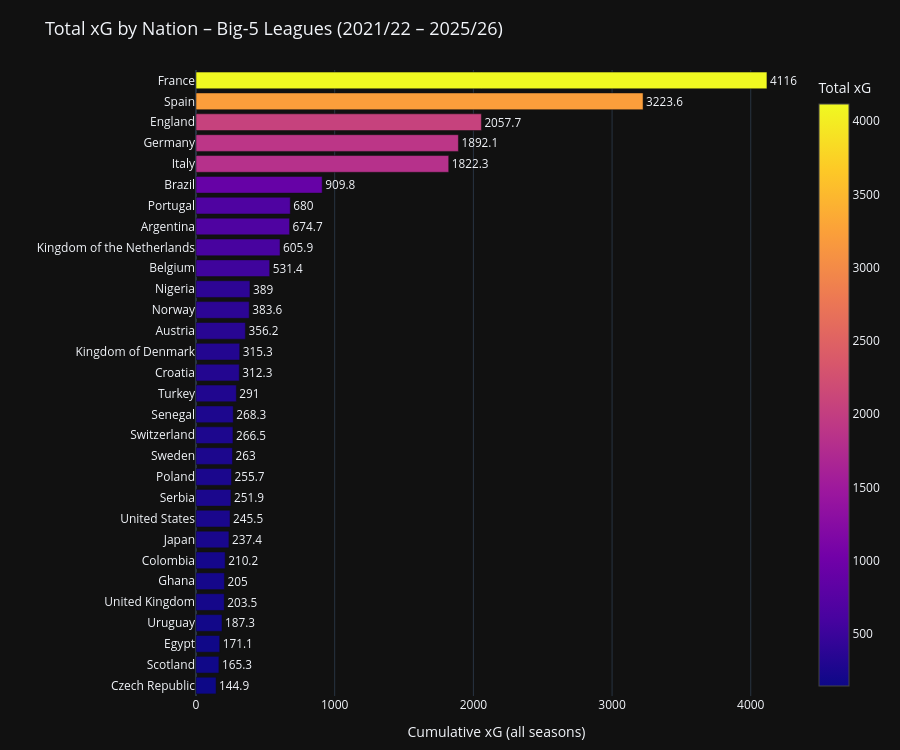

The notebook cell this image was saved under:
### Markdown cell above
## Chart 1 – Total xG per Nation (Top 30)
Bar chart showing cumulative xG generated by all players from each nation across all Big-5 league seasons.

### Code cell
top30_nations = nation_df.head(30).sort_values("nation_total_xg")

fig1 = go.Figure(
    go.Bar(
        x=top30_nations["nation_total_xg"],
        y=top30_nations["nation"],
        orientation="h",
        marker=dict(
            color=top30_nations["nation_total_xg"],
            colorscale="Plasma",
            showscale=True,
            colorbar=dict(title="Total xG"),
        ),
        text=top30_nations["nation_total_xg"].round(1),
        textposition="outside",
        customdata=top30_nations[["num_players", "top_player_xg"]].values,
        hovertemplate=(
            "<b>%{y}</b><br>"
            "Total xG: %{x:.1f}<br>"
            "Players in dataset: %{customdata[0]}<br>"
            "Best single player xG: %{customdata[1]:.1f}<extra></extra>"
        ),
    )
)

fig1.update_layout(
    title=dict(text="Total xG by Nation – Big-5 Leagues (2021/22 – 2025/26)", font_size=18),
    xaxis_title="Cumulative xG (all seasons)",
    yaxis_title="",
    height=750,
    template="plotly_dark",
    margin=dict(l=180, r=60, t=70, b=50),
)

fig1.show()

### Figure 1 — Plotly figure (JSON) as saved in the notebook; plotly's stock layout.template omitted (floating-point values rounded to 4 significant figures)
{"data": [{"customdata": [[17.0, 56.31], [26.0, 29.97], [4.0, 104.4], [27.0, 40.47], [25.0, 36.39], [32.0, 32.46], [25.0, 45.45], [27.0, 27.44], [39.0, 52.34], [38.0, 66.87], [36.0, 124.4], [37.0, 67.35], [52.0, 38.34], [26.0, 47.46], [28.0, 56.53], [42.0, 66.15], [52.0, 36.38], [46.0, 37.59], [30.0, 128.2], [30.0, 56.31], [83.0, 57.57], [78.0, 43.72], [79.0, 93.85], [84.0, 49.09], [122.0, 54.56], [265.0, 53.67], [271.0, 49.46], [210.0, 126.2], [453.0, 64.21], [521.0, 125.9]], "hovertemplate": "<b>%{y}</b><br>Total xG: %{x:.1f}<br>Players in dataset: %{customdata[0]}<br>Best single player xG: %{customdata[1]:.1f}<extra></extra>", "marker": {"color": [144.9, 165.3, 171.1, 187.3, 203.5, 205.0, 210.2, 237.4, 245.5, 251.9, 255.7, 263.0, 266.5, 268.3, 291.0, 312.3, 315.3, 356.2, 383.6, 389.0, 531.4, 605.9, 674.7, 680.0, 909.8, 1822.0, 1892.0, 2058.0, 3224.0, 4117.0], "colorbar": {"title": {"text": "Total xG"}}, "colorscale": [[0, "#0d0887"], [0.1111, "#46039f"], [0.2222, "#7201a8"], [0.3333, "#9c179e"], [0.4444, "#bd3786"], [0.5556, "#d8576b"], [0.6667, "#ed7953"], [0.7778, "#fb9f3a"], [0.8889, "#fdca26"], [1, "#f0f921"]], "showscale": true}, "orientation": "h", "text": [144.9, 165.3, 171.1, 187.3, 203.5, 205.0, 210.2, 237.4, 245.5, 251.9, 255.7, 263.0, 266.5, 268.3, 291.0, 312.3, 315.3, 356.2, 383.6, 389.0, 531.4, 605.9, 674.7, 680.0, 909.8, 1822.0, 1892.0, 2058.0, 3224.0, 4117.0], "textposition": "outside", "type": "bar", "x": [144.9, 165.3, 171.1, 187.3, 203.5, 205.0, 210.2, 237.4, 245.5, 251.9, 255.7, 263.0, 266.5, 268.3, 291.0, 312.3, 315.3, 356.2, 383.6, 389.0, 531.4, 605.9, 674.7, 680.0, 909.8, 1822.0, 1892.0, 2058.0, 3224.0, 4117.0], "y": ["Czech Republic", "Scotland", "Egypt", "Uruguay", "United Kingdom", "Ghana", "Colombia", "Japan", "United States", "Serbia", "Poland", "Sweden", "Switzerland", "Senegal", "Turkey", "Croatia", "Kingdom of Denmark", "Austria", "Norway", "Nigeria", "Belgium", "Kingdom of the Netherlands", "Argentina", "Portugal", "Brazil", "Italy", "Germany", "England", "Spain", "France"]}], "layout": {"height": 750, "margin": {"b": 50, "l": 180, "r": 60, "t": 70}, "title": {"font": {"size": 18}, "text": "Total xG by Nation – Big-5 Leagues (2021/22 – 2025/26)"}, "xaxis": {"title": {"text": "Cumulative xG (all seasons)"}}, "yaxis": {"title": {"text": ""}}}}
